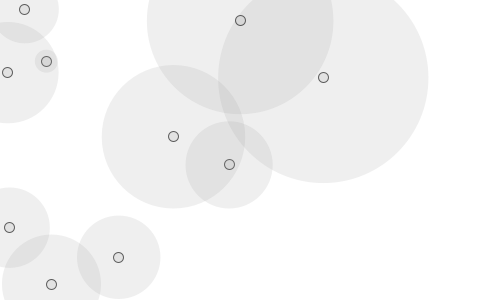
Frame 1 (no input)
Frame 60 (the mouse pressed at the canvas centre just before this capture): identical to frame 1, image omitted
Frame 120 (the mouse held since frame 60 and released just before this capture): identical to frame 1, image omitted

The Processing sketch that drew this single still picture (run headless with seeded random() and noise(); from frame 60 on, the mouse is pressed at the canvas centre):

// Processing sketch: p6_1
// ── p6_1.pde
/*
* マウスクリックのたびにいくつか円を書く
*/
int _num = 10;

void setup() {
    size(500, 300);
    background(255);
    smooth();
    strokeWeight(1);
    fill(150, 40);
    drawCircles();
}

void draw() {
}

void mouseReleased() {
    drawCircles();
}

void drawCircles() {
    for (int i = 0; i < _num; i++) {
        float x = random(width);
        float y = random(height);
        float r = random(100) + 10;
        noStroke();
        ellipse(x, y, r*2, r*2);
        stroke(0,150);
        ellipse(x, y, 10, 10);
    }
}
